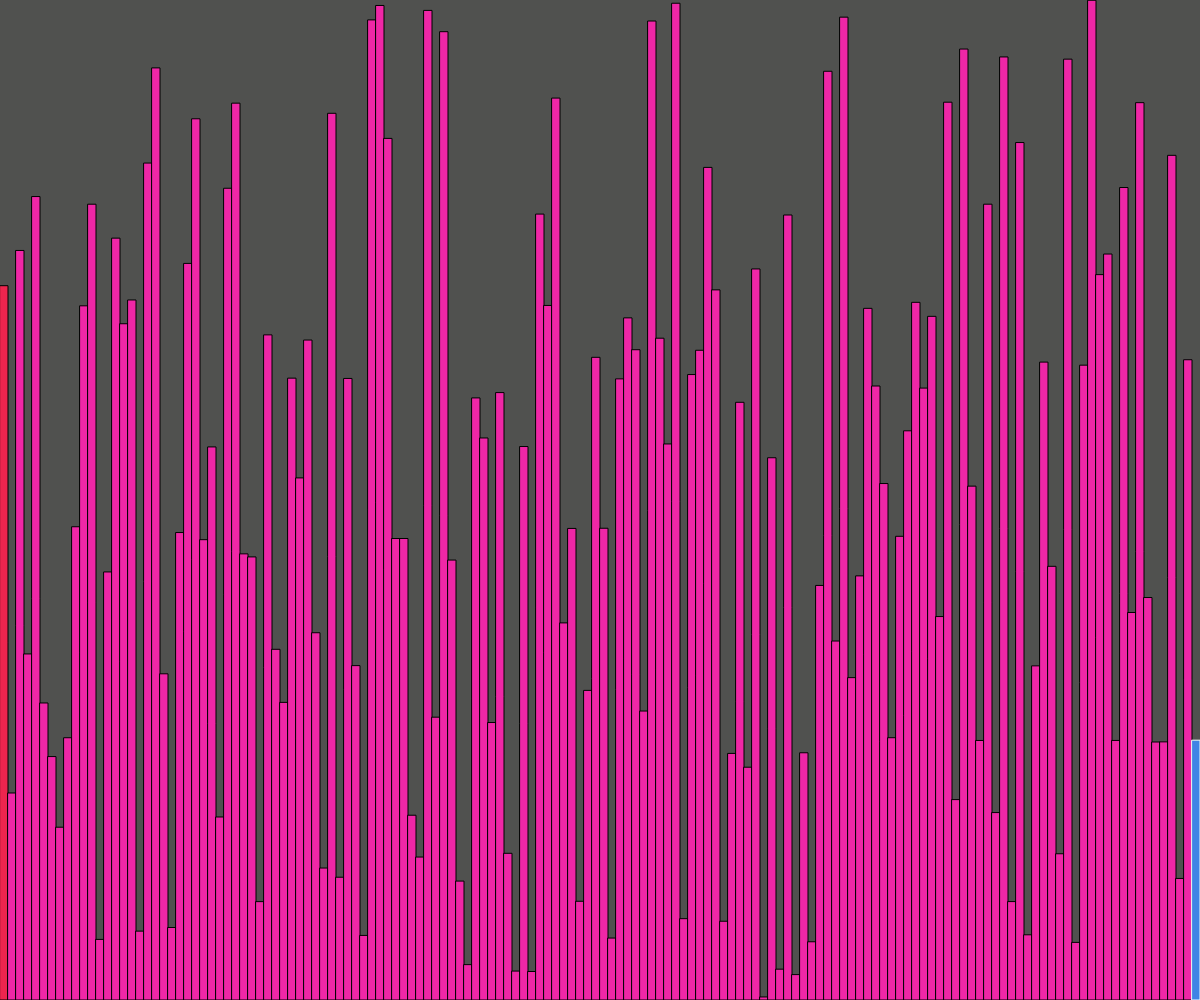
Frame 1 (no input)
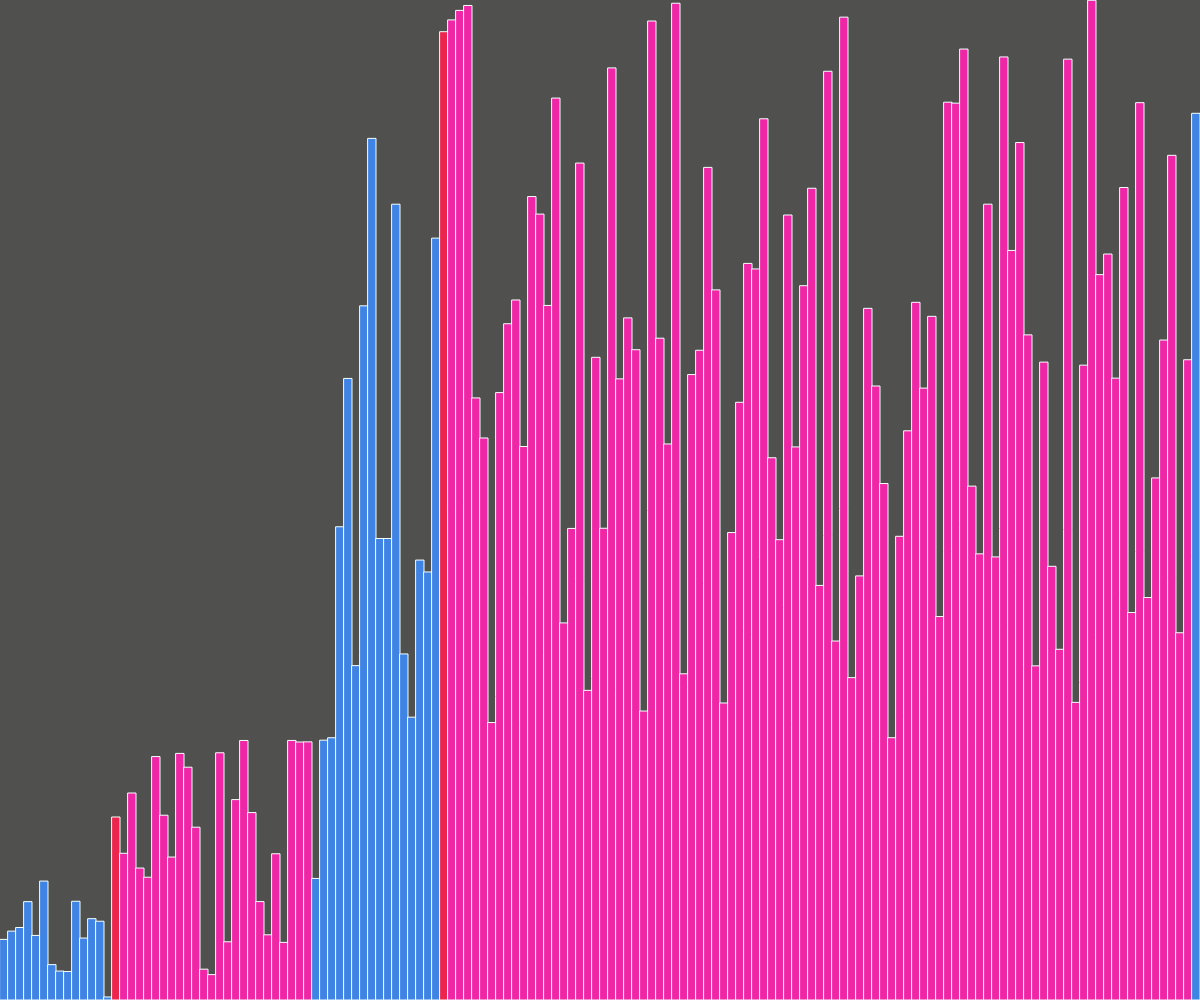
Frame 60 (no input)
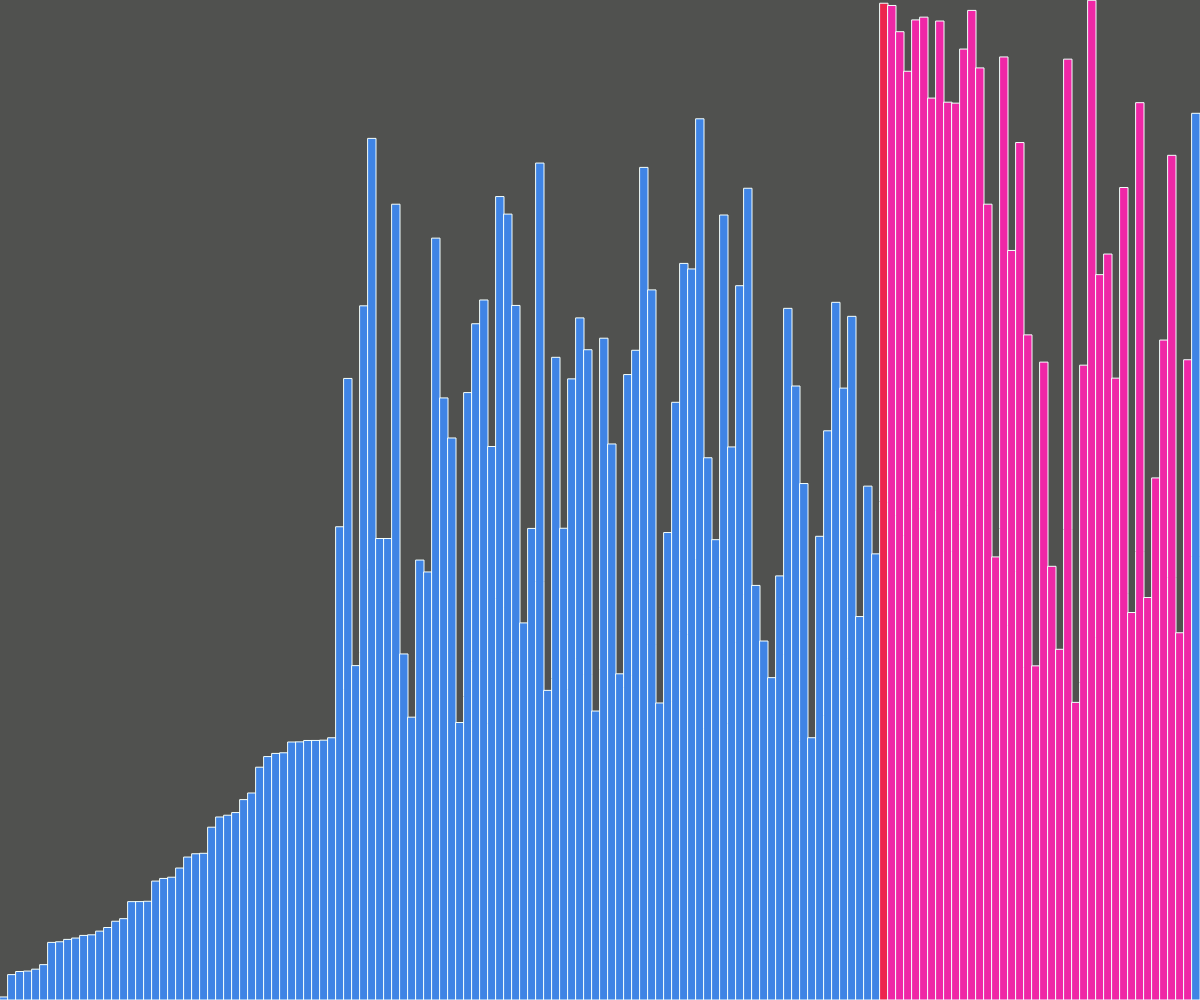
Frame 120 (the mouse pressed at the canvas centre since frame 60)

The p5.js sketch that drew these frames (run headless with seeded random() and noise() and a simulated clock; from frame 60 on, the mouse is pressed at the canvas centre):

// p5.js sketch
// ── sketch.js
// parametric-equations/sketch.js
// Link to example: https://p5js.org/examples/simulate-quicksort.html


/* The width of each bar is taken as 8. The array 'states'
helps in identifying the pivot index at every step, and 
also the subarray which is being sortedat any given time. */
let values = [];
let states = [];


/* The setup() function is called once when the program 
starts. Here, we fill the array 'values' with random values
and the array 'states' with a value of -1 for each position. */
 function setup() {
  createCanvas(windowWidth, windowHeight);
  for(let i = 0; i < width/8; i++) {
    values.push(random(height));
    states.push(-1);
  }
  quickSort(0, values.length - 1);
}


// Resize the window (asynchronously)
function windowResized() {
  resizeCanvas(windowWidth, windowHeight);
}


/* The statements in draw() function are executed continuously
until the program is stopped. Each statement is executed
sequentially and after the last line is read, the first
line is executed again. */
function draw() {
  background(80, 81, 79);
  for(let i = 0; i < values.length; i++) {
    // color coding
    if (states[i] == 0) {
      // color for the bar at the pivot index
      fill(237, 37, 78);
    } else if (states[i] == 1) {
      // color for the bars being sorted currently
      fill(239, 39, 166);
    } else {
      fill('#3F84E5');
      stroke(244, 255, 253)
    }
    rect(i * 8, height - values[i], 8, values[i]);
   }
}

async function quickSort(start, end) {
  if (start > end) {  // To include the case there's nothing to sort
    return;
  }
  /* partition() returns the index of the pivot element.
  Once partition() is executed, all elements to the  
  left of the pivot element are smaller than it and 
  0all elements to its right are larger than it. 
  Then, the original state is restored. */
  let index = await partition(start, end);
  states[index] = -1;
  await Promise.all(
    [quickSort(start, index - 1), 
     quickSort(index + 1, end)
    ]);
}


/* We have chosen the element at the last index as 
the pivot element, but we could've made different
choices, e.g. take the first element as pivot. */
async function partition(start, end) {
  for (let i = start; i < end; i++) {
    // identify the elements being considered currently
    states[i] = 1;
  }
  // Quicksort algorithm
  let pivotIndex = start;
  // make pivot index distinct
  states[pivotIndex] = 0;
  let pivotElement = values[end];
  for (let i = start; i < end; i++) {
    if (values[i] < pivotElement) {
      await swap(i, pivotIndex);
      states[pivotIndex] = -1;
      pivotIndex++;
      states[pivotIndex] = 0;
    }
  }
  await swap(end, pivotIndex);
  for (let i = start; i < end; i++) {
    // restore original state
    if (i != pivotIndex) {
      states[i] = -1;
    }
  }
  return pivotIndex;
}


/* swaps elements of 'values' at indices 'i' and 'j' then
adjust the pace of the simulation by changing the value. */
async function swap(i, j) {
  await sleep(25);
  let temp = values[i];
  values[i] = values[j];
  values[j] = temp;
}


/* custom helper function to deliberately slow down
the sorting process and make visualization easy. */
function sleep(ms) {
  return new Promise(resolve => setTimeout(resolve, ms));
}

// ── style.css
html, body {
  background-color: rgb(80, 81, 79);
  height: 100%;
  overflow-y: hidden;
  overflow-x: hidden;
  padding: 1rem 1.5rem 2rem 1.5rem;
}

body {
  margin: 0;
  display: flex;
  justify-content: center;
  align-items: center;
}
